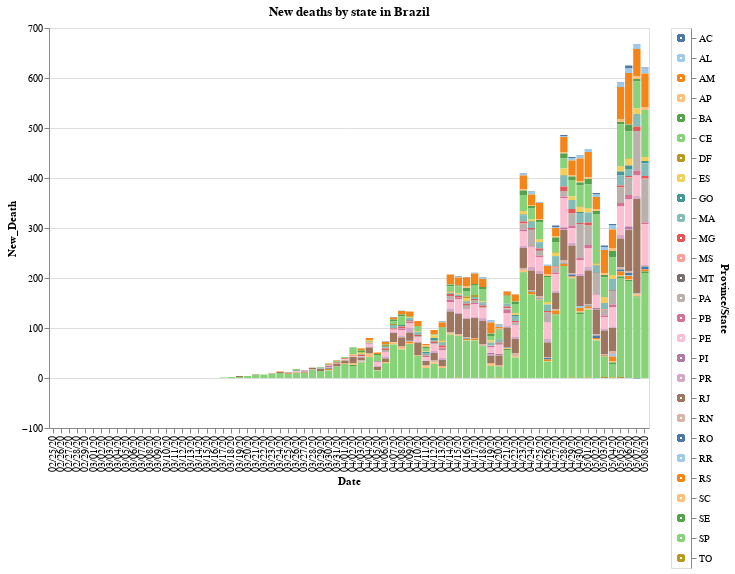

Notebook cell for this chart:
### Code cell
#hide_input
input_dropdown = alt.binding_select(options=df[STATE_COLUMN].unique())
selection1 = alt.selection_single(fields=[STATE_COLUMN], bind=input_dropdown, name=' ')
selection2 = alt.selection_multi(fields=[STATE_COLUMN], on='mouseover')
color = alt.condition(selection1 | selection2,
                    alt.Color(STATE_COLUMN+':N', scale=alt.Scale(scheme='tableau20'), legend=None),
                    alt.value('lightgray'))

chart = alt.Chart(df).mark_bar().encode(
    x=alt.X(DATE_COLUMN+':O', axis=alt.Axis(title=DATE_COLUMN)),
    y=alt.Y(NEWDEATH_COLUMN, axis=alt.Axis(title=NEWDEATH_COLUMN)),
    color=color,
    tooltip=[DATE_COLUMN, STATE_COLUMN, NEWDEATH_COLUMN],
    order=alt.Order(
    STATE_COLUMN,
    sort='descending'
    )
).properties(
    title='New deaths by state in Brazil'
).add_selection(
    selection1, selection2
).transform_filter(
    selection1
)

legend = alt.Chart(df).mark_point().encode(
    y=alt.Y(STATE_COLUMN+':N', axis=alt.Axis(orient='right')),
    color=color
).add_selection(
    selection1, selection2
)

chart.properties(width=CHART_WIDTH, height=CHART_HEIGHT) | legend

### Figure 1 — Vega-Lite specification as saved in the notebook (floating-point values rounded to 4 significant figures; data arrays with more than 128 entries replaced by an {"elided": "..."} marker saying what was removed)
{"config": {"view": {"continuousWidth": 400, "continuousHeight": 300}}, "hconcat": [{"mark": "bar", "encoding": {"color": {"condition": {"type": "nominal", "field": "Province/State", "legend": null, "scale": {"scheme": "tableau20"}, "selection": {"or": [" ", "selector004"]}}, "value": "lightgray"}, "order": {"type": "nominal", "field": "Province/State", "sort": "descending"}, "tooltip": [{"type": "nominal", "field": "Date"}, {"type": "nominal", "field": "Province/State"}, {"type": "quantitative", "field": "New_Death"}], "x": {"type": "ordinal", "axis": {"title": "Date"}, "field": "Date"}, "y": {"type": "quantitative", "axis": {"title": "New_Death"}, "field": "New_Death"}}, "height": 400, "selection": {" ": {"type": "single", "fields": ["Province/State"], "bind": {"input": "select", "options": ["SP", "ES", "RJ", "BA", "DF", "AL", "MG", "RS", "GO", "PB", "PE", "PR", "RN", "SC", "AM", "MS", "SE", "CE", "AC", "PA", "TO", "PI", "AP", "MA", "MT", "RO", "RR"]}}, "selector004": {"type": "multi", "fields": ["Province/State"], "on": "mouseover"}}, "title": "New deaths by state in Brazil", "transform": [{"filter": {"selection": " "}}], "width": 600}, {"mark": "point", "encoding": {"color": {"condition": {"type": "nominal", "field": "Province/State", "legend": null, "scale": {"scheme": "tableau20"}, "selection": {"or": [" ", "selector004"]}}, "value": "lightgray"}, "y": {"type": "nominal", "axis": {"orient": "right"}, "field": "Province/State"}}, "selection": {" ": {"type": "single", "fields": ["Province/State"], "bind": {"input": "select", "options": ["SP", "ES", "RJ", "BA", "DF", "AL", "MG", "RS", "GO", "PB", "PE", "PR", "RN", "SC", "AM", "MS", "SE", "CE", "AC", "PA", "TO", "PI", "AP", "MA", "MT", "RO", "RR"]}}, "selector004": {"type": "multi", "fields": ["Province/State"], "on": "mouseover"}}}], "data": {"name": "data-e235a4ee268b0396d75bce83e44e090d"}, "$schema": "https://vega.github.io/schema/vega-lite/v4.8.1.json", "datasets": {"data-e235a4ee268b0396d75bce83e44e090d": {"elided": "1543 records"}}}
